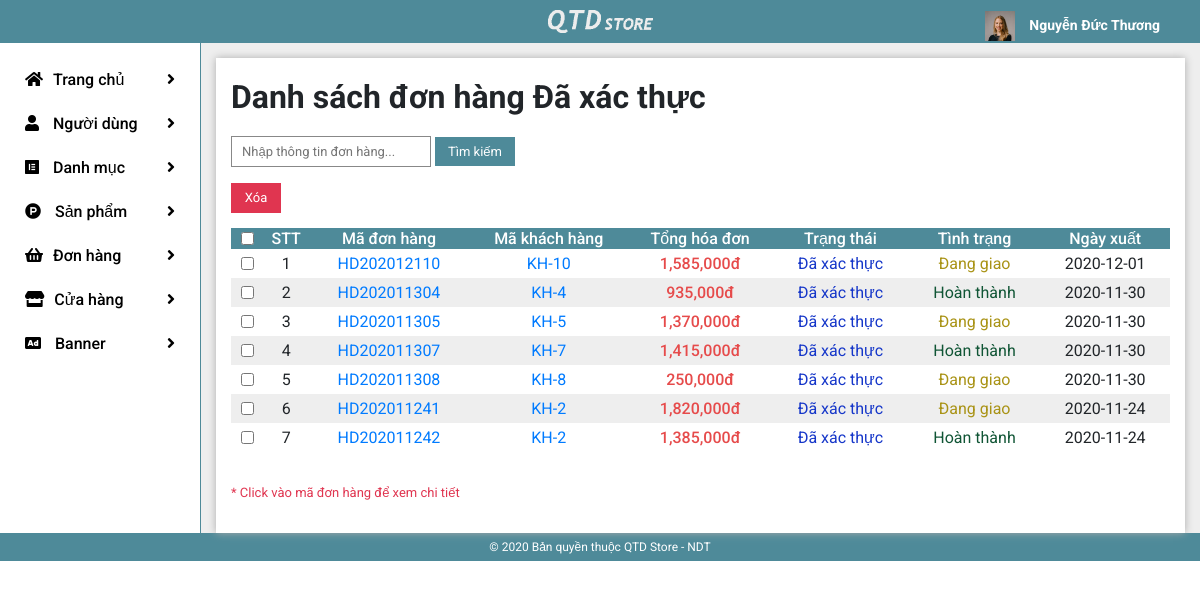
Page /admin/index.php?mod=bill&action=active (signed in) on the committed database.
### tables this page shows
CREATE TABLE `tbl_users` (
  `user_id` int(11) NOT NULL,
  `username` varchar(32) NOT NULL,
  `password` varchar(50) NOT NULL,
  `first_name` varchar(30) NOT NULL,
  `last_name` varchar(7) NOT NULL,
  `date_of_birth` date DEFAULT NULL,
  `gender` enum('male','female','','') NOT NULL,
  `phone` varchar(11) NOT NULL,
  `email` varchar(50) NOT NULL,
  `position` enum('member','salesman','manager') NOT NULL DEFAULT 'member',
  `address` varchar(100) DEFAULT NULL,
  `img_id` int(11) DEFAULT 1,
  `active_token` varchar(40) DEFAULT NULL,
  `is_active` enum('0','1') NOT NULL DEFAULT '0',
  `reset_token` varchar(40) DEFAULT NULL,
  `reg_date` date NOT NULL DEFAULT current_timestamp(),
  `region_id` int(11) DEFAULT NULL
);

CREATE TABLE `tbl_customer_bill` (
  `customer_bill_id` int(11) NOT NULL,
  `customer_id` int(11) NOT NULL,
  `bill_id` int(11) NOT NULL
);

CREATE TABLE `tbl_bill` (
  `bill_id` int(11) NOT NULL,
  `bill_code` varchar(50) NOT NULL,
  `discount_id` int(11) DEFAULT NULL,
  `delivery_fee_id` int(11) DEFAULT NULL,
  `method_pay` enum('0','1') NOT NULL DEFAULT '0',
  `shipping_code` varchar(20) DEFAULT NULL,
  `bill_date` date NOT NULL DEFAULT current_timestamp(),
  `total` float NOT NULL DEFAULT 0,
  `num_order` int(5) NOT NULL DEFAULT 0,
  `bill_status` enum('0','1') NOT NULL DEFAULT '0',
  `bill_condition` enum('0','1') NOT NULL DEFAULT '0'
);

### admin/libraries/database.php (called while the page is built, shortened)
<?php
function db_query($query_string) {
    global $conn;
    $result = mysqli_query($conn, $query_string);
    return $result;
}
function db_fetch_row($query_string) {
    $mysqli_result = db_query($query_string);
    $result = mysqli_fetch_assoc($mysqli_result);
    return $result;
}
function db_fetch_array($query_string) {
    $result = array();
    $mysqli_result = db_query($query_string);
    while ($row = mysqli_fetch_assoc($mysqli_result)) {
        $result[] = $row;
    }
    return $result;
}

### admin/modules/bill/controllers/indexController.php (called while the page is built, shortened)
<?php
function activeAction()
{
    $list_bill = get_list_active_bill();
    $data['list_bill'] = $list_bill;
    load_view('active', $data);
}

### admin/core/router.php (called while the page is built, shortened)
<?php
$action_name = get_action().'Action';
call_function(array('construct', $action_name));

### admin/core/appload.php (called while the page is built, shortened)
<?php
require CONFIGPATH . DIRECTORY_SEPARATOR . 'database.php';
require LIBPATH . DIRECTORY_SEPARATOR . 'database.php';
require COREPATH . DIRECTORY_SEPARATOR . 'base.php';
require COREPATH . DIRECTORY_SEPARATOR . 'router.php';

### admin/index.php (called while the page is built, shortened)
<?php
require COREPATH.DIRECTORY_SEPARATOR.'appload.php';

### admin/helper/format.php (called while the page is built)
<?php
function currency_format($number, $suffix = 'đ'){
    return number_format($number).$suffix;
}

### admin/modules/bill/views/activeView.php (the view, shortened to what this page needs)
<?php
get_header()
?>
<head>
    <link rel="stylesheet" href="public/css/form-search.css">
    <link rel="stylesheet" href="public/css/table.css">
    <link rel="stylesheet" href="public/css/bill.css">
</head>
<div id="wp-content">
    <div class="container-fluid">
        <div class="row">
            <div class="col-lg-2 sidebar">
                <?php get_sidebar() ?>
            </div>
            <div class="col-lg-10 content">
                <div class="main-content">
                    <h1>Danh sách đơn hàng Đã xác thực</h1>
                    <form action="" method="get">
                        <input type="text" name="search" placeholder="Nhập thông tin đơn hàng..." id="search-box">
                        <input type="submit" name="btn_search" id="search" value="Tìm kiếm">
                    </form>
                    <form action="" method="post">
                        <button type="submit" name="btn_del" id="del">Xóa</button>
                        <table>
                            <thead>
                                <tr>
                                    <td>
                                        <input type="checkbox" name="select_all" id="select-all">
                                    </td>
                                    <td>STT</td>
                                    <td>Mã đơn hàng</td>
                                    <td>Mã khách hàng</td>
                                    <td>Tổng hóa đơn</td>
                                    <td>Trạng thái</td>
                                    <td>Tình trạng</td>
                                    <td>Ngày xuất</td>
                                </tr>
                            </thead>
                            <tbody>
                                <?php
                                $temp = 0;
                                foreach ($list_bill as $bill) {
                                    $temp++;
                                ?>
                                    <tr>
                                        <td>
                                            <input type="checkbox" name="select[]" id="select-<?php echo $bill['bill_id'] ?>">
                                        </td>
                                        <td><?php echo $temp ?></td>
                                        <td><a href="?mod=bill&action=detail&id=<?php echo $bill['bill_id'] ?>"><?php echo $bill['bill_code'] ?></a></td>
                                        <td><a href="?mod=customer&action=detail&id=<?php echo $bill['customer_id'] ?>">KH-<?php echo $bill['customer_id'] ?></a></td>
                                        <td><span class="price"><?php echo currency_format($bill['total']) ?></span></td>
                                        <td><?php echo check_status($bill['bill_id']) ?></td>
                                        <td><?php echo check_condition($bill['bill_id']) ?></td>
                                        <td><?php echo $bill['bill_date'] ?></td>
                                    </tr>
                                <?php
                                }
                                ?>
                            </tbody>
                        </table>
                    </form>
                    <p>
                        <span class="alert">* Click vào mã đơn hàng để xem chi tiết</span>
                    </p>
                </div>
            </div>
        </div>
    </div>
</div>
<?php
get_footer()
?>

### admin/core/base.php (shortened to what this page needs)
<?php
function get_module() {
    global $config;
    $module = isset($_GET['mod']) ? $_GET['mod'] : $config['default_module'];
    return $module;
}
function call_function($list_function = array()) {
    if (is_array($list_function)) {
        foreach ($list_function as $f) {
            if (function_exists($f())) {
                $f();
            }
        }
    }
}
function load_view($name, $data_send = array()) {
    $data = $data_send;
    $path = MODULESPATH . DIRECTORY_SEPARATOR . get_module() . DIRECTORY_SEPARATOR . 'views' . DIRECTORY_SEPARATOR . $name . 'View.php';
    if (file_exists($path)) {
        require $path;
    } else {
        echo "Không tìm thấy {$path}";
    }
}
function get_header($name = '') {
    if (empty($name)) {
        $name = 'header';
    } else {
        $name = "header-{$name}";
    }
    $path = LAYOUTPATH . DIRECTORY_SEPARATOR . $name . '.php';
    if (file_exists($path)) {
        require $path;
    } else {
        echo "Không tìm thấy {$path}";
    }
}
function get_footer($name = '') {
    if (empty($name)) {
        $name = 'footer';
    } else {
        $name = "footer-{$name}";
    }
    $path = LAYOUTPATH . DIRECTORY_SEPARATOR . $name . '.php';
    if (file_exists($path)) {
        require $path;
    } else {
        echo "Không tìm thấy {$path}";
    }
}
function get_sidebar($name = '') {
    if (empty($name)) {
        $name = 'sidebar';
    } else {
        $name = "sidebar-{$name}";
    }
    $path = LAYOUTPATH . DIRECTORY_SEPARATOR . $name . '.php';
    if (file_exists($path)) {
        require $path;
    } else {
        echo "Không tìm thấy {$path}";
    }
}
?>

### admin/layout/header.php (shortened to what this page needs)
<html lang="en">
<head>
    <link rel="stylesheet" href="public/css/all.css">
    <link rel="stylesheet" href="public/css/reset.css">
    <link rel="stylesheet" href="public/css/bootstrap-grid.min.css">
    <link rel="stylesheet" href="public/css/main.css">
</head>
<body>
    <div id="wrapper">
        <div id="header">
            <div class="container-fluid">
                <div class="col-lg-5 col-md-4 col-sm-4 col-3">
                </div>
                <div class="col-lg-2 col-md-4 col-sm-4 col-6 logo">
                    <a href="?">
                        <img src="public/images/qtd_logo.png" class="img-fluid">
                    </a>
                </div>
                <div class="col-lg-5 col-md-4 col-sm-4 col-3">
                    <span class="right-header">
                        <span class="account-bar">
                            <img src="public/images/user-1.png" alt="">
                            <h3><?php
                                $user = db_fetch_row("SELECT * FROM `tbl_users` WHERE `username` = '{$_SESSION['user_login']}'");
                                echo $user['first_name'] . " " . $user['last_name'];
                                ?></h3>
                        </span>
                    </span>
                </div>
            </div>
        </div>
    </div>
</body>

### admin/layout/sidebar.php (shortened to what this page needs)
<ul class="clear action">
    <li>
        <a href="?"><span><i class="fas fa-home before"></i>Trang chủ <i class="fas fa-angle-right"></i></span></a>
    </li>
    <li>
        <span><i class="fas fa-user before"></i> Người dùng <i class="fas fa-angle-right"></i></span>
    </li>
    <li>
        <span><i class="fab fa-elementor before"></i> Danh mục <i class="fas fa-angle-right"></i></span>
    </li>
    <li>
        <span><i class="fab fa-product-hunt before"></i> Sản phẩm <i class="fas fa-angle-right"></i></span>
    </li>
    <li>
        <span><i class="fas fa-shopping-basket before"></i>Đơn hàng <i class="fas fa-angle-right"></i></span>
    </li>
    <li>
        <span><i class="fas fa-store before"></i>Cửa hàng <i class="fas fa-angle-right"></i></span>
    </li>
    <li>
        <span><i class="fas fa-ad before"></i> Banner <i class="fas fa-angle-right"></i></span>
    </li>
</ul>

### admin/modules/bill/models/indexModel.php (shortened to what this page needs)
<?php
function get_list_active_bill()
{
    $result = db_fetch_array("SELECT * FROM `tbl_bill` JOIN `tbl_customer_bill` ON `tbl_bill`.`bill_id` = `tbl_customer_bill`.`bill_id` WHERE `tbl_bill`.`bill_status` = '1' ORDER BY `bill_date` DESC");
    return $result;
}
function check_status($id)
{
    $result = db_fetch_row("SELECT * FROM `tbl_bill` WHERE `bill_id` = $id");
    if ($result['bill_status']  == 1) {
        return "<span class='active'>Đã xác thực</span>";
    }
}
function check_condition($id)
{
    $result = db_fetch_row("SELECT * FROM `tbl_bill` WHERE `bill_id` = $id");
    if ($result['bill_condition']  == 1) {
        return "<span class='finish'>Hoàn thành</span>";
    }
    if ($result['bill_condition']  == 0) {
        return "<span class='not-finish'>Đang giao</span>";
    }
}

### admin/layout/footer.php (shortened to what this page needs)
<div id="footer">
    <span>&copy; 2020 Bản quyền thuộc QTD Store - NDT</span>
</div>
</html>

### admin/public/css/all.css (style rules this page uses)
.fa, .fas, .far, .fal, .fad, .fab { -moz-osx-font-smoothing: grayscale; -webkit-font-smoothing: antialiased; display: inline-block; font-style: normal; font-variant: normal; text-rendering: auto; line-height: 1; }
.fa-ad:before { content: "\f641"; }
.fa-angle-right:before { content: "\f105"; }
.fa-elementor:before { content: "\f430"; }
.fa-home:before { content: "\f015"; }
.fa-product-hunt:before { content: "\f288"; }
.fa-shopping-basket:before { content: "\f291"; }
.fa-store:before { content: "\f54e"; }
.fa-user:before { content: "\f007"; }
.fab { font-family: 'Font Awesome 5 Brands'; font-weight: 400; }
.fa, .fas { font-family: 'Font Awesome 5 Free'; font-weight: 900; }

### admin/public/css/main.css (style rules this page uses)
body { font-family: 'Roboto', sans-serif; }
#header { background: rgb(78, 138, 153); }
#header .container-fluid { display: flex; }
.logo { padding: 10px 45px; }
.img-fluid { width: 100%; height: auto; }
.right-header { display: flex; justify-content: flex-end; }
.account-bar { cursor: pointer; margin-right: 10px; position: relative; }
.account-bar img { width: 30px; height: 30px; }
.account-bar h3 { cursor: pointer; text-align: right; display: inline-block; padding-top: 15px; color: #fff; margin-bottom: 0; margin-left: 10px; font-size: 14px; }
ul.clear { list-style: none; padding: 0; margin: 0; }
ul.action { padding: 15px 0; }
ul.action li span { cursor: pointer; position: relative; display: block; padding: 10px; text-decoration: none; color: #000; font-weight: 500; background: #fff; border-radius: 5px; }
ul.action li a { display: block; text-decoration: none; }
ul.action li span i.fa-angle-right { position: absolute; top: 13px; right: 10px; transition: all .2s; }
ul.action li span i.before { margin-right: 10px; }
.content { padding-top: 15px; border-left: 1px solid rgb(78, 138, 153); min-height: 550px; background: #eee; }
.main-content { background: #fff; padding: 15px; height: 100%; box-shadow: 0 0 8px rgb(172, 172, 172); overflow: hidden; }
.content h1 { margin-bottom: 15px; }
.alert { color: #e03550; font-size: 13px; }
#footer { background: rgb(78, 138, 153); color: #fff; padding: 5px 0; text-align: center; font-size: 12px; }

### admin/public/css/form-search.css (style rules this page uses)
form { width: 100%; overflow: hidden; }
#search-box { padding: 5px 10px; width: 200px; font-size: 13px; border: 1px solid #888; }
#search { padding: 5px 0; color: #fff; text-align: center; width: 80px; font-size: 13px; border: none; background: rgb(78, 138, 153); }
#del { padding: 5px 0; color: #fff; text-align: center; width: 50px; font-size: 13px; border: none; background: #e03550; }

### admin/public/css/table.css (style rules this page uses)
table { margin: 15px 0; width: 100%; border-collapse: collapse; }
table thead tr td { font-weight: 500; text-align: center; background: rgb(78, 138, 153); color: #fff; }
table tbody tr td { text-align: center; padding: 5px; }
.price { color: red; }
table tbody tr:nth-child(even) td { background: #eee; }
@media screen and (max-width: 1200px) { .content { min-height: 0; } }

### admin/public/css/bill.css (style rules this page uses)
.active { color: rgb(21, 54, 201); }
.finish { color: rgb(16, 85, 53); }
.not-finish { color: rgb(169, 147, 22); }
.price { color: rgb(230, 75, 75); font-weight: 500; }

### rows in the picture
tbl_users: first_name "Nguyễn Đức", last_name "Thương"
tbl_customer_bill: bill.bill_code "HD202012110", customer "10", bill.total "1,585,000đ", shows "Đang giao", bill.bill_date "2020-12-01"
tbl_customer_bill: bill.bill_code "HD202011304", customer "4", bill.total "935,000đ", shows "Hoàn thành", bill.bill_date "2020-11-30"
tbl_customer_bill: bill.bill_code "HD202011305", customer "5", bill.total "1,370,000đ", shows "Đang giao", bill.bill_date "2020-11-30"
tbl_customer_bill: bill.bill_code "HD202011307", customer "7", bill.total "1,415,000đ", shows "Hoàn thành", bill.bill_date "2020-11-30"
tbl_customer_bill: bill.bill_code "HD202011308", customer "8", bill.total "250,000đ", shows "Đang giao", bill.bill_date "2020-11-30"
tbl_customer_bill: bill.bill_code "HD202011241", customer "2", bill.total "1,820,000đ", shows "Đang giao", bill.bill_date "2020-11-24"
tbl_customer_bill: bill.bill_code "HD202011242", customer "2", bill.total "1,385,000đ", shows "Hoàn thành", bill.bill_date "2020-11-24"
